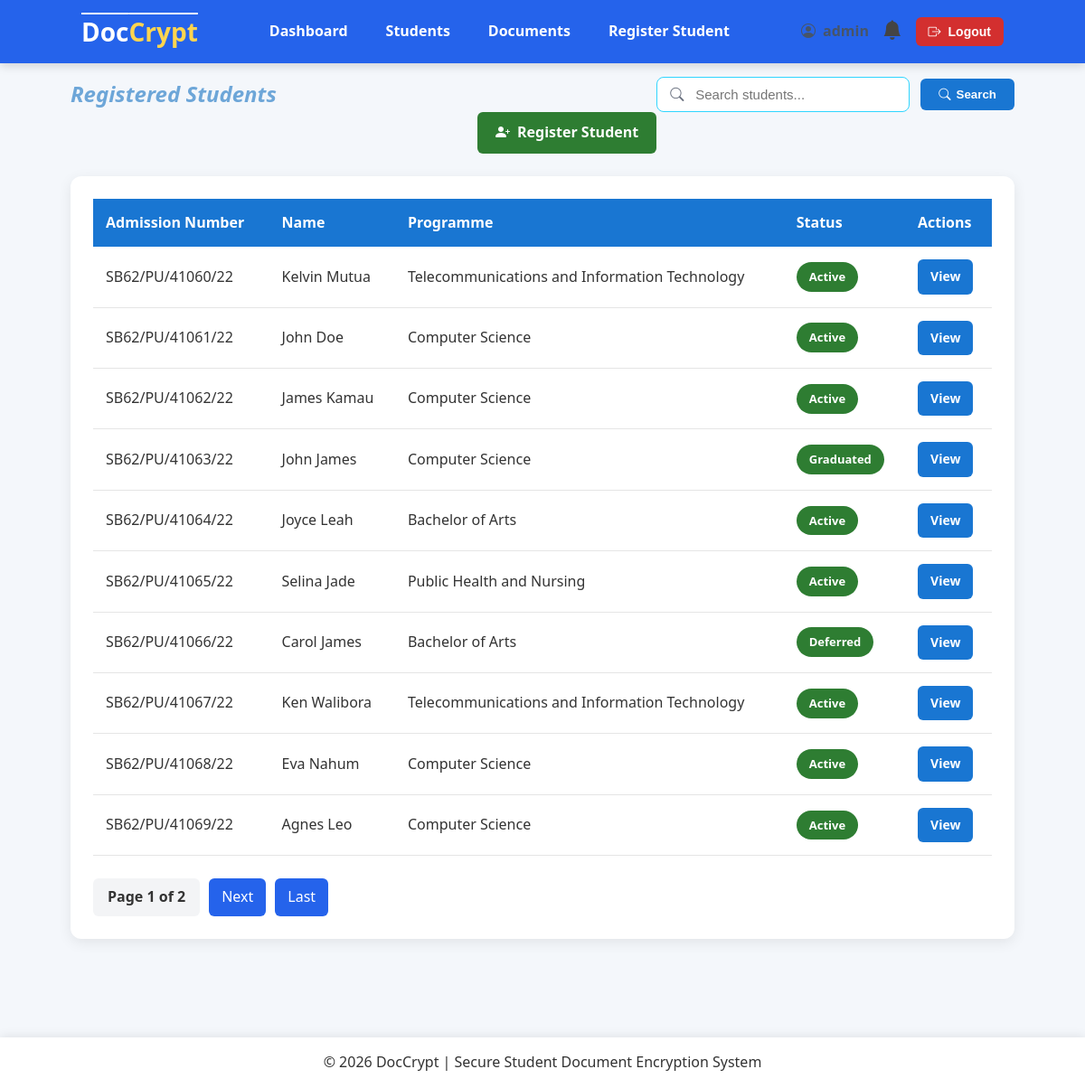
Page /students/students/ (signed in) on the committed database.
### student/models.py (models this page shows, shortened)
class Student(models.Model):
    class Status(models.TextChoices):
        ACTIVE = "ACTIVE", "Active"
        DEFERRED = "DEFERRED", "Deferred"
        GRADUATED = "GRADUATED", "Graduated"
        DEACTIVATED = "DEACTIVATED", "Deactivated"
    class Year(models.IntegerChoices):
        YEAR_1 = 1 ,"Year 1"
        YEAR_2 = 2, "Year 2"
        YEAR_3 = 3, "Year 3"
        YEAR_4 = 4, "Year 4"
    user = models.OneToOneField(CustomUser,on_delete=models.CASCADE,related_name="student")
    admission_number = models.CharField(max_length=25,unique=True)
    first_name = models.CharField(max_length=50)
    last_name = models.CharField(max_length=50)
    phone_number = models.CharField(max_length=15,blank=True)
    programme = models.CharField(max_length=50)
    department = models.CharField(max_length=50)
    year_of_study = models.IntegerField(choices=Year.choices, default=Year.YEAR_1)
    status = models.CharField(max_length=25,choices=Status.choices, default=Status.ACTIVE)
    class Meta:
        ordering = ["admission_number"]
        verbose_name = "Student"
        verbose_name_plural = "Students"
    @property
    def full_name(self):
        return f"{self.first_name} {self.last_name}"

### student/views.py (the view, shortened to what this page needs)
# urls.py: path("students/", views.students_list, name="student_list"),
@login_required
def students_list(request):
    if not request.user.is_admin:
        return HttpResponseForbidden("Only administrators can access this page.")
    students = Student.objects.select_related("user").all().order_by("admission_number")
    query = request.GET.get("q", "")
    paginator = Paginator(students, 10)
    page_number = request.GET.get("page")
    students = paginator.get_page(page_number)
    context ={"students": students, "query": query}
    return render(request, "students/student_list.html", context)

### notifications/context_processors.py (called while the page is built)
def notifications(request):
    if request.user.is_authenticated:
        unread_notifications = Notification.objects.filter(
            recipient=request.user,
            is_read=False,
        ).order_by("-created_at")[:5]
        return {
            'unread_notifications': unread_notifications,
            "unread_notifications_count": unread_notifications.count(),
        }
    return {}

### users/models.py (called while the page is built)
    @property
    def is_admin(self):
        return self.role == self.Role.ADMIN or self.is_superuser

### student/templates/students/student_list.html (shortened to what this page needs)
{% extends "users/base.html" %}
{% block content %}
<div class="page-header">
    <div class="page-title">
        <h2>Registered Students</h2>
    </div>
    <div class="page-search">
        <form method="get" class="search-form">
            <div class="search-wrapper">
                <i class="bi bi-search search-icon"></i>
                <input
                    type="text"
                    name="q"
                    value="{{ query }}"
                    placeholder="Search students..."
                    class="search-input">
            </div>
            <button
                type="submit"
                class="btn btn-primary">
                <i class="bi bi-search"></i>
                Search
            </button>
        </form>
    </div>
    <div class="page-actions">
        <a href="{% url 'register_student' %}" class="btn btn-success"><i class="bi bi-person-plus-fill"></i>
        Register Student</a>
    </div>
</div>
<div class="card">
    <table>
        <thead>
            <tr>
                <th>Admission Number</th>
                <th>Name</th>
                <th>Programme</th>
                <th>Status</th>
                <th>Actions</th>
            </tr>
        </thead>
        <tbody>
        {% for student in students %}
            <tr>
                <td>{{ student.admission_number }}</td>
                <td>{{ student.full_name }}</td>
                <td>{{ student.programme }}</td>
                <td>
                    <span class="badge badge-success">
                        {{ student.get_status_display }}
                    </span>
                </td>
                <td>
                    <a href="{% url 'student_detail' student.id %}" class="btn btn-primary btn-small">View</a>
                </td>
            </tr>
        {% empty %}
            <tr>
                <td colspan="5" style="text-align:center;">
                    No students found.
                </td>
            </tr>
        {% endfor %}
        </tbody>
    </table>
    {% if students.has_other_pages %}
    <div class="pagination">
        <span class="current-page">
            Page {{ students.number }} of {{ students.paginator.num_pages }}
        </span>
        {% if students.has_next %}
            <a href="?page={{ students.next_page_number }}{% if query %}&q={{ query }}{% endif %}">Next</a>
            <a href="?page={{ students.paginator.num_pages }}{% if query %}&q={{ query }}{% endif %}">Last</a>
        {% endif %}
    </div>
    {% endif %}
</div>
{% endblock %}

### static/css/style.css (style rules this page uses)
* { margin:0; padding:0; box-sizing:border-box; }
html { scroll-behavior: smooth; }
body { font-family:"Segoe UI",Tahoma,Geneva,Verdana,sans-serif; background:#f4f7fb; color:#333; line-height:1.6; padding-bottom: 70px; }
h2 { text-align: center; font-style: oblique; color: rgb(109, 166, 216); }
.page-header { display:grid; grid-template-columns: 1fr auto; align-items:center; margin-bottom:25px; margin-top: 15px; }
.page-title { justify-self: start; }
.page-search { justify-self: center; }
.page-actions { justify-self: end; }
.card { background:white; border-radius:12px; padding:25px; margin-bottom:25px; box-shadow:0 4px 15px rgba(0,0,0,.08); }
.btn { display:inline-flex; align-items:center; justify-content:center; gap:8px; padding:10px 20px; border:none; border-radius:6px; cursor:pointer; text-decoration:none; font-weight:600; transition:.3s; }
.btn-primary { background:#1976d2; color:white; width: fit-content; }
.btn-success { background:#2e7d32; color:white; }
.btn-small { padding:8px 14px; font-size:14px; }
table { width:100%; border-collapse:collapse; }
th { background:#1976d2; color:white; padding:14px; text-align:left; }
td { padding:14px; border-bottom:1px solid #e5e5e5; text-align: left; }
table tbody tr { transition: .2s; }
.badge { display:inline-block; padding:6px 14px; border-radius:30px; color:white; font-size:13px; font-weight:600; }
.badge-success { background:#2e7d32; }
form { width:100%; }
input, select, textarea { width:100%; padding:12px; border:1px solid #2fd5ff; border-radius:8px; font-size:15px; box-sizing:border-box; transition:.3s; }
.search-form { display:flex; align-items:center; gap:12px; }
.search-wrapper { position:relative; }
.search-icon { position:absolute; left:15px; top:50%; transform:translateY(-50%); color:#6b7280; font-size:0.95rem; }
.search-input { padding:10px 15px 10px 42px; width:280px; }
.search-form .btn { display:flex; align-items:center; gap:6px; }
.pagination { margin-top: 25px; display: flex; justify-content: left; align-items: left; gap: 10px; flex-wrap: wrap; }
.pagination a { padding: 8px 14px; background: #2563eb; color: #fff; text-decoration: none; border-radius: 6px; transition: 3s; }
.current-page { padding: 8px 16px; background: #f3f4f6; border-radius: 6px; font-weight: 600; }

### rows in the picture
Student: admission_number "SB62/PU/41060/22", full_name "Kelvin Mutua", programme "Telecommunications and Information Technology", status "Active"
Student: admission_number "SB62/PU/41061/22", full_name "John Doe", programme "Computer Science", status "Active"
Student: admission_number "SB62/PU/41062/22", full_name "James Kamau", programme "Computer Science", status "Active"
Student: admission_number "SB62/PU/41063/22", full_name "John James", programme "Computer Science", status "Graduated"
Student: admission_number "SB62/PU/41064/22", full_name "Joyce Leah", programme "Bachelor of Arts", status "Active"
Student: admission_number "SB62/PU/41065/22", full_name "Selina Jade", programme "Public Health and Nursing", status "Active"
Student: admission_number "SB62/PU/41066/22", full_name "Carol James", programme "Bachelor of Arts", status "Deferred"
Student: admission_number "SB62/PU/41067/22", full_name "Ken Walibora", programme "Telecommunications and Information Technology", status "Active"
Student: admission_number "SB62/PU/41068/22", full_name "Eva Nahum", programme "Computer Science", status "Active"
Student: admission_number "SB62/PU/41069/22", full_name "Agnes Leo", programme "Computer Science", status "Active"

### other values in the picture
{{ students.number }} "1"
{{ students.paginator.num_pages }} "2"
